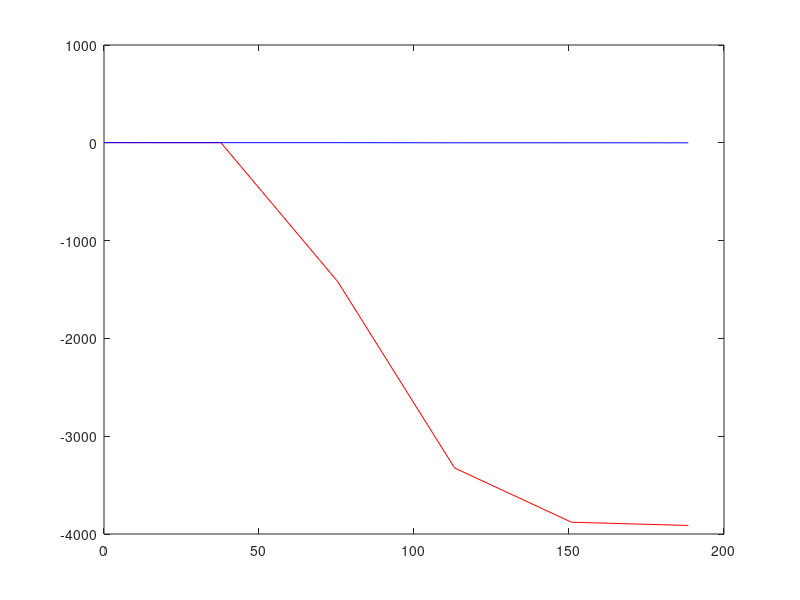

Write the MATLAB code that produced this figure.
clear; clc; close all;

% Set initial frequency
w0 = 1;

% Set final time to be 30 periods out and get step size(tao)
tfinal=2 * pi / w0 * 30;

N = input('Input the number of steps to be taken: ')
tao = tfinal / N ;
t = linspace(0, tfinal, N + 1) ;
theta = zeros(1, N + 1);
omega = zeros(1, N + 1);

theta(1) = pi / 2;
omega(1) = 0;

for n=1:N
	theta(n + 1) = theta(n) + omega(n) * tao;
	omega(n + 1) = omega(n) - w0^2 * sin(theta(n + 1)) * tao;
end

real_ans = pi .* w0 ./ (2 .* ellipke(sin(theta / 2) .^2));

plot(t, theta, 'r-', t, max(theta) * cos(t .* real_ans), 'b-');  % TODO: This looks funny